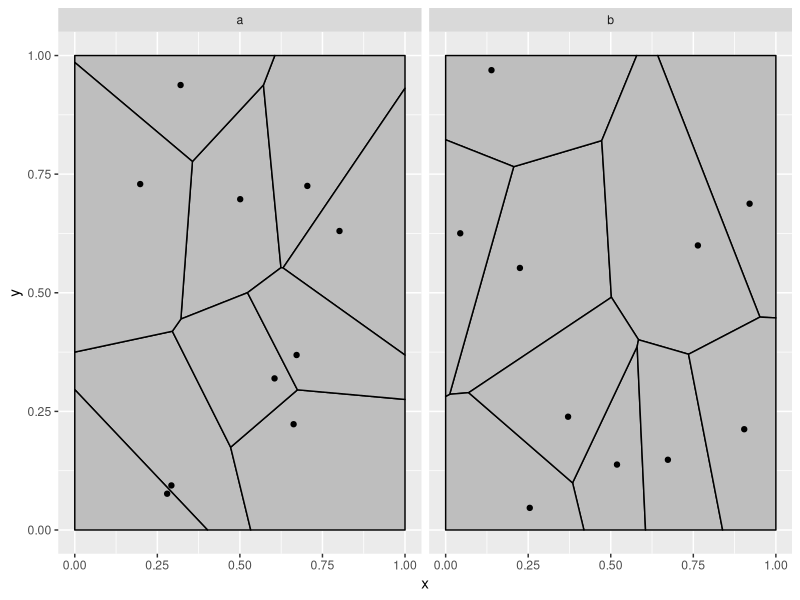

The R source for this figure: (Note: this script raises an error after producing the figure.)
## ---- chunk 1
knitr::opts_chunk$set(interval = 1/10)
set.seed(24)
## ---- chunk 2
library(ggplot2)
library(ggforce)

data <- data.frame(
  x = runif(20),
  y = runif(20),
  state = rep(c('a', 'b'), 10)
)

ggplot(data, aes(x = x, y = y)) + 
  geom_voronoi_tile(fill = 'grey', colour = 'black', bound = c(0, 1, 0, 1)) + 
  geom_point() + 
  facet_wrap(~state)
## ---- chunk 3
library(gganimate)
ggplot(data, aes(x = x, y = y)) + 
  geom_voronoi_tile(fill = 'grey', colour = 'black', bound = c(0, 1, 0, 1)) + 
  geom_point() + 
  transition_states(state, transition_length = 3, state_length = 1) + 
  ease_aes('cubic-in-out')
## ---- chunk 4
ggplot(data, aes(x = x, y = y)) + 
  geom_voronoi_tile(fill = 'grey', colour = 'black', bound = c(0, 1, 0, 1),
                    by.group = TRUE) + 
  geom_point() + 
  transition_states(state, transition_length = 3, state_length = 1) + 
  ease_aes('cubic-in-out')
## ---- chunk 5
library(tweenr)
library(magrittr)
data <- split(data, data$state)

data <- tween_state(data[[1]], data[[2]], 'cubic-in-out', 40) %>% 
  keep_state(10) %>% 
  tween_state(data[[1]],'cubic-in-out', 40) %>% 
  keep_state(10)

ggplot(data, aes(x = x, y = y)) + 
  geom_voronoi_tile(fill = 'grey', colour = 'black', bound = c(0, 1, 0, 1),
                    by.group = TRUE) + 
  geom_point() + 
  transition_manual(.frame)
## ---- chunk 6
data <- data.frame(
  x = c(rnorm(50, mean = 5, sd = 3), rnorm(40, mean = 2, sd = 1)),
  y = c(rnorm(50, mean = -2, sd = 7), rnorm(40, mean = 6, sd = 4)),
  state = rep(c('a', 'b'), c(50, 40))
)

ggplot(data, aes(x = x, y = y)) +
  geom_contour(stat = 'density_2d') + 
  facet_wrap(~state)
## ---- chunk 7
ggplot(data, aes(x = x, y = y)) +
  geom_contour(stat = 'density_2d') + 
  transition_states(state, transition_length = 3, state_length = 1) + 
  ease_aes('cubic-in-out')
## ---- chunk 8
data2 <- split(data, data$state)
data2 <- tween_state(data2[[1]], data2[[2]], 'cubic-in-out', 40) %>% 
  keep_state(10) %>% 
  tween_state(data2[[1]], 'cubic-in-out', 40) %>% 
  keep_state(10)

ggplot(data2, aes(x = x, y = y)) +
  geom_contour(stat = 'density_2d') + 
  transition_manual(.frame)
## ---- chunk 9
StatDensityContour <- ggproto('StatDensityContour', StatDensity2d,
  compute_group = function (data, scales, na.rm = FALSE, h = NULL, contour = TRUE, 
                            n = 100, bins = NULL, binwidth = NULL) {
    StatDensity2d$compute_group(data, scales, na.rm = na.rm, h = h, contour = FALSE, 
                                n = n, bins = bins, binwidth = binwidth)
  },
  finish_layer = function(self, data, params) {
    names(data)[names(data) == 'density'] <- 'z'
    do.call(rbind, lapply(split(data, data$PANEL), function(d) {
      StatContour$compute_panel(d, scales = NULL, bins = params$bins, 
                                binwidth = params$binwidth)
    }))
  }
)

ggplot(data, aes(x = x, y = y)) +
  geom_contour(stat = 'density_contour') + 
  transition_states(state, transition_length = 3, state_length = 1) + 
  ease_aes('cubic-in-out')
